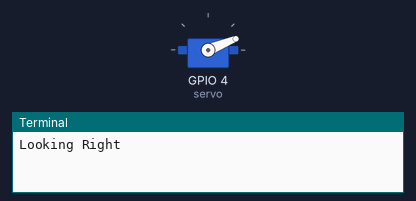
A program run on a simulated Raspberry Pi (BCM pin numbers). Parts: servo, the last lines printed to the terminal. Servo angles are drawn from the pulse width (0.5 ms = 0°, 2.5 ms = 180°).

Above: at 0.05 s.
At 2.05 s:
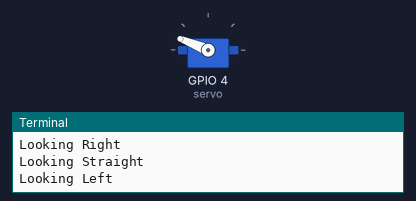
At 4.0 s:
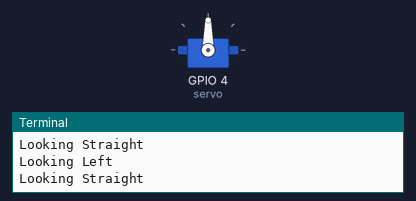
Timing chart, 0 to 5.2 s (numbered marks = the images above):
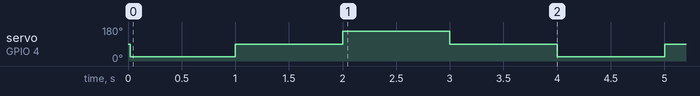

The program:

testServo.py
```python
# Servo Test
from gpiozero import Servo
from time import sleep
#
# hard-coded values for min & max pulse width are suitable for the
# Parallex Standard Servo (#900-00005) 180 degree movement
servo = Servo(4,min_pulse_width=0.75/1000,max_pulse_width=2.25/1000)
#
while True:
    servo.min()
    print("Looking Right")
    sleep(1)
    servo.mid()
    print("Looking Straight")
    sleep(1)
    servo.max()
    print("Looking Left")
    sleep(1)
    servo.mid()
    print("Looking Straight")
    sleep(1)
```

Measured:
- by itself, servo on GPIO 4 (servo): repeats every 4.0 s: 90° 1.0 s, 158° 1.0 s, 90° 1.0 s, 22° 1.0 s
